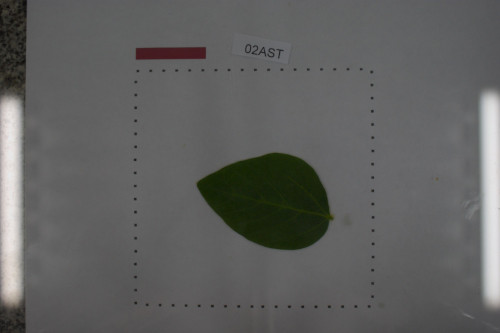
#> input picture antes.jpg, 500 x 333 px
$ python calcula_area_folha.py
#> lines starting #> are read from the running program, lines starting #| are printed output that depends on the picture; after the words box and inside, x2 and y2 are one past the last pixel; in counts of white or black regions, pixels touching at a corner belong together
# Script para cálculo de área foliar com calibração automática
# Calcula área antes/depois da herbivoria usando barra vermelha de 5cm como referência

import cv2          # Processamento de imagens
import numpy as np   # Arrays e cálculos matemáticos
import matplotlib.pyplot as plt # Visualização
import os           # Sistema de arquivos
import sys          # Controle do programa
import csv          # Relatórios CSV

# Configurações
LARGURA_BARRA_CM = 5.0 # Largura real da barra vermelha (5cm)
FORCAR_LARGURA_PX = 0  # 0 = detecção automática, >0 = valor fixo

def ler_imagens(caminho: str):
    """Carrega imagem e converte BGR->RGB para visualização"""
#> called with caminho = 'antes.jpg'
    img_bgr = cv2.imread(caminho)
#> img_bgr is the input picture: shape (333, 500, 3); mean B, G, R 95.4, 96.6, 96.3
    if img_bgr is None:
        raise FileNotFoundError(f"Não encontrei '{caminho}'.")
    img_rgb = cv2.cvtColor(img_bgr, cv2.COLOR_BGR2RGB)
    return img_bgr, img_rgb

def processar_imagem(caminho: str,
                     largura_barra_cm: float = LARGURA_BARRA_CM,
                     forcar_largura_px: int = FORCAR_LARGURA_PX,
                     mostrar_figuras: bool = True):
    """Processa imagem e calcula área da folha. Retorna (area_px, area_cm2, largura_barra_px)"""

    # Carregar imagem e converter para HSV
    img_bgr, img_rgb = ler_imagens(caminho)
    hsv = cv2.cvtColor(img_bgr, cv2.COLOR_BGR2HSV)
#> hsv: shape (333, 500, 3); mean H, S, V 49.8, 14.4, 97.6

    # Detectar barra vermelha (vermelho está nas duas extremidades do HSV)
    m1 = cv2.inRange(hsv, (0, 80, 60), (10, 255, 255))      # Vermelho claro
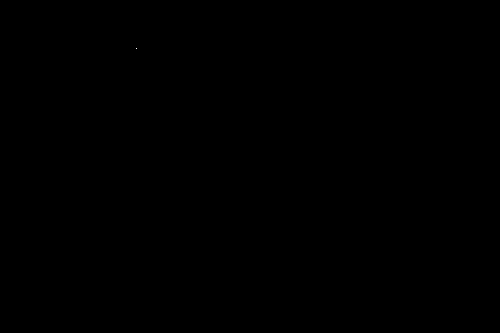
#> m1: shape (333, 500); 0% white in thin lines or dots, all inside (x1, y1, x2, y2) = (136, 48, 137, 49)
    m2 = cv2.inRange(hsv, (170, 80, 60), (179, 255, 255))   # Vermelho escuro
#> m2: shape (333, 500); 0.46% white; 1 white region, box (x1, y1, x2, y2) and area: (136, 48, 206, 59) 767
    mask_red = cv2.bitwise_or(m1, m2)
#> mask_red: shape (333, 500); 0.46% white; 1 white region, box (x1, y1, x2, y2) and area: (136, 48, 206, 59) 768

    # Encontrar contornos e medir barra vermelha
    cnts, _ = cv2.findContours(mask_red, cv2.RETR_EXTERNAL, cv2.CHAIN_APPROX_SIMPLE)
#> cnts = 1 item

    if forcar_largura_px > 0:
        # Usar largura forçada
        LARGURA_BARRA_PX = int(forcar_largura_px)
        x = y = 0
        w = LARGURA_BARRA_PX
        h = 0
    else:
        # Detecção automática
        if not cnts:
            raise RuntimeError("Barra vermelha não encontrada. Ajuste foto/iluminação ou defina FORCAR_LARGURA_PX > 0.")

        c = max(cnts, key=cv2.contourArea)  # Maior contorno = barra vermelha
#> c = [[136, 48], [136, 58], [203, 58], [204, 57], [205, 57], [205, 48]]
        x, y, w, h = cv2.boundingRect(c)
#> x = 136; y = 48; w = 70; h = 11
        LARGURA_BARRA_PX = int(w)
#> LARGURA_BARRA_PX = 70

    # Visualizar barra detectada
    img_barr = img_rgb.copy()
    if w > 0 and h >= 0:
        cv2.rectangle(img_barr, (x,y), (x+w,y+h), (0, 255, 0), 2)
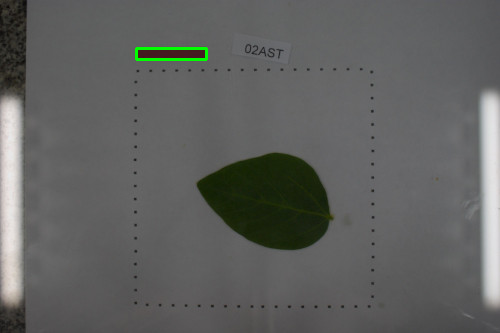
#> img_barr: shape (333, 500, 3); mean R, G, B 96, 97.1, 95.2

    if mostrar_figuras:
        plt.figure(figsize=(6,4))
        plt.title(f"Barra vermelha detectada - {os.path.basename(caminho)}")
        plt.imshow(img_barr)
        plt.axis('off')
        plt.show()

    # Calibrar pixels para mm e segmentar folha
    px_por_mm = LARGURA_BARRA_PX / (largura_barra_cm * 10.0)
#> px_por_mm = 1.4

    # Detectar folha (faixa de verde HSV)
    lower_green = np.array([35, 25, 25], np.uint8)
    upper_green = np.array([85, 255, 255], np.uint8)
    mask_leaf = cv2.inRange(hsv, lower_green, upper_green)
#> mask_leaf: shape (333, 500); 5.8% white; 25 white regions (24 under 20 px), largest, box (x1, y1, x2, y2) and area: (196, 152, 335, 250) 9457

    # Limpeza morfológica da máscara
    k = np.ones((5,5), np.uint8)
    mask_leaf = cv2.morphologyEx(mask_leaf, cv2.MORPH_OPEN, k, iterations=1)   # Remove ruídos
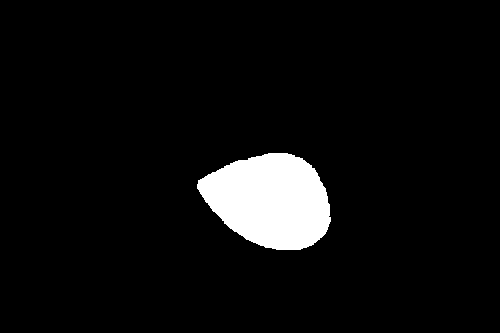
#> mask_leaf: shape (333, 500); 5.7% white; 1 white region, box (x1, y1, x2, y2) and area: (197, 153, 331, 250) 9430
    mask_leaf = cv2.morphologyEx(mask_leaf, cv2.MORPH_CLOSE, k, iterations=1)  # Preenche buracos
#> mask_leaf: shape (333, 500); 5.7% white; 1 white region, box (x1, y1, x2, y2) and area: (197, 153, 331, 250) 9431

    # Calcular área da folha
    area_px = int(np.count_nonzero(mask_leaf))  # Contar pixels brancos
#> area_px = 9431
    area_mm2 = area_px /(px_por_mm ** 2)        # Converter para mm²
#> area_mm2 = 4811.7
    area_cm2 = area_mm2 / 100.0                 # Converter para cm²
#> area_cm2 = 48.12

    # Visualizar folha segmentada
    if mostrar_figuras:
        plt.figure(figsize=(6,4))
        plt.title(f"Folha Segmentada (HSV) - {os.path.basename(caminho)}\nBarra = {LARGURA_BARRA_PX}px ↔ {largura_barra_cm}cm")
        plt.imshow(mask_leaf, cmap='gray')
        plt.axis('off')
        plt.show()

    return area_px, area_cm2, LARGURA_BARRA_PX

def salvar_csv(resultados, caminho_csv="relatorio_area_folha.csv"):
    """Salva resultados em CSV com dados antes/depois e métricas de perda"""
    with open(caminho_csv, "w", newline="", encoding="utf-8") as f:
        w = csv.writer(f)
        w.writerow(["imagem", "area_px", "area_cm2"])
        w.writerow(["antes.jpg", resultados["antes"][0], f"{resultados['antes'][1]:.6f}"])
        w.writerow(["depois.jpg", resultados["depois"][0], f"{resultados['depois'][1]:.6f}"])

        perda_cm2 = max(0.0, resultados["antes"][1] - resultados["depois"][1])
        perda_pct = (perda_cm2 / resultados["antes"][1] * 100.0) if resultados["antes"][1] > 0 else 0.0

        w.writerow(["perda_cm2", "", f"{perda_cm2:.6f}"])
        w.writerow(["perda_percentual", "", f"{perda_pct:.3f}"])

    print(f"\nCSV salvo em: {os.path.abspath(caminho_csv)}")

def main():
    """Executa pipeline completo: processa antes/depois, calcula perda e salva CSV"""

    caminho_antes = "antes.jpg"
    caminho_depois = "depois.jpg"

    # Validar arquivos
    if not os.path.exists(caminho_antes) or not os.path.exists(caminho_depois):
        print("[ERRO] Coloque 'antes.jpg' e 'depois.jpg' na mesma pasta deste script.", file=sys.stderr)
        sys.exit(1)

    # Processar imagens
    print("Processando ANTES...")
    area_px_a, area_cm2_a, wpx_a = processar_imagem(caminho_antes)
#> area_px_a = 9431; area_cm2_a = 48.12; wpx_a = 70

    print("Processando DEPOIS...")
    area_px_d, area_cm2_d, wpx_d = processar_imagem(caminho_depois)
#> call 2 of processar_imagem, with caminho = 'depois.jpg', largura_barra_cm = 5, forcar_largura_px = 0, mostrar_figuras = True
#> call 2 of ler_imagens, with caminho = 'depois.jpg'
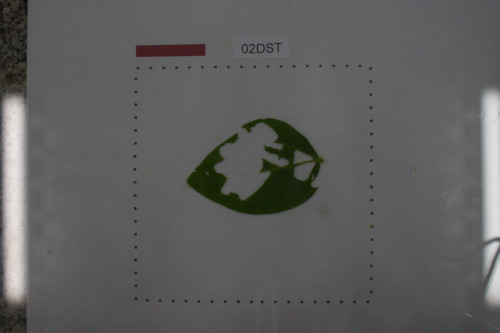
#> input picture depois.jpg, 500 x 333 px
#> in ler_imagens, img_bgr is the input picture: shape (333, 500, 3); mean B, G, R 93.3, 94, 93.9
#> in processar_imagem (call 2), `hsv = cv2.cvtColor(img_bgr, cv2.COLOR_BGR2HSV)`: hsv: shape (333, 500, 3); mean H, S, V 50.7, 11, 95.1
#> in processar_imagem (call 2), `m1 = cv2.inRange(hsv, (0, 80, 60), (10, 255, 255))`: m1: shape (333, 500); 0% white in thin lines or dots, all inside (x1, y1, x2, y2) = (201, 51, 203, 53)
#> in processar_imagem (call 2), `m2 = cv2.inRange(hsv, (170, 80, 60), (179, 255, 255))`:
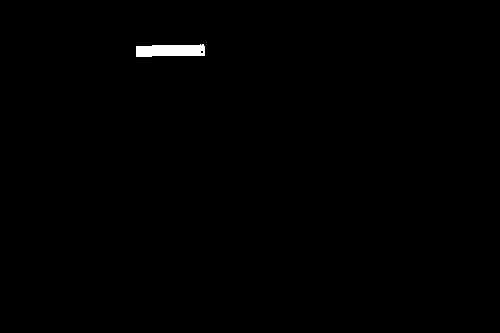
#> m2: shape (333, 500); 0.45% white; 1 white region, box (x1, y1, x2, y2) and area: (136, 44, 205, 57) 757
#> in processar_imagem (call 2), `mask_red = cv2.bitwise_or(m1, m2)`: mask_red: shape (333, 500); 0.46% white; 1 white region
#> in processar_imagem (call 2), `cnts, _ = cv2.findContours(mask_red, cv2.RETR_EXTERNAL, cv2.CHAIN_APPR..`: cnts = 1 contour; box (x1, y1, x2, y2) and area: (136, 44, 205, 57) 682
#> in processar_imagem (call 2), `c = max(cnts, key=cv2.contourArea)`: c = contour of 14 points, box (x1, y1, x2, y2) (136, 44, 205, 57), area 682
#> in processar_imagem (call 2), `x, y, w, h = cv2.boundingRect(c)`: y = 44; w = 69; h = 13
#> in processar_imagem (call 2), `LARGURA_BARRA_PX = int(w)`: LARGURA_BARRA_PX = 69
#> in processar_imagem (call 2), `cv2.rectangle(img_barr, (x,y), (x+w,y+h), (0, 255, 0), 2)`:
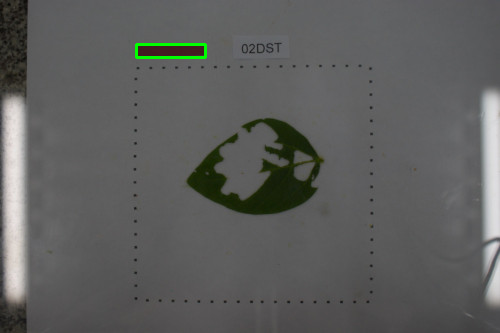
#> img_barr: shape (333, 500, 3); mean R, G, B 93.7, 94.5, 93.1
#> in processar_imagem (call 2), `px_por_mm = LARGURA_BARRA_PX / (largura_barra_cm * 10.0)`: px_por_mm = 1.38
#> in processar_imagem (call 2), `mask_leaf = cv2.inRange(hsv, lower_green, upper_green)`: mask_leaf: shape (333, 500); 3.6% white; 46 white regions (44 under 20 px), largest, box (x1, y1, x2, y2) and area: (184, 117, 325, 215) 5834, (20, 45, 24, 52) 20
#> in processar_imagem (call 2), `mask_leaf = cv2.morphologyEx(mask_leaf, cv2.MORPH_OPEN, k, iterations=1)`:
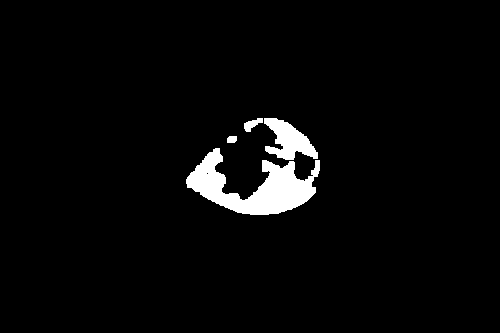
#> mask_leaf: shape (333, 500); 3.4% white; 4 white regions, box (x1, y1, x2, y2) and area: (186, 148, 320, 215) 4147, (264, 118, 318, 160) 1242, (244, 118, 263, 132) 139, (227, 136, 237, 143) 64
#> in processar_imagem (call 2), `mask_leaf = cv2.morphologyEx(mask_leaf, cv2.MORPH_CLOSE, k, iterations..`: mask_leaf: shape (333, 500); 3.4% white; 2 white regions, box (x1, y1, x2, y2) and area: (186, 118, 320, 215) 5624, (227, 136, 237, 143) 64
#> in processar_imagem (call 2), `area_px = int(np.count_nonzero(mask_leaf))`: area_px = 5688
#> in processar_imagem (call 2), `area_mm2 = area_px /(px_por_mm ** 2)`: area_mm2 = 2986.8
#> in processar_imagem (call 2), `area_cm2 = area_mm2 / 100.0`: area_cm2 = 29.87
#> area_px_d = 5688; area_cm2_d = 29.87; wpx_d = 69

    # Calcular perda
    perda_cm2 = max(0.0, area_cm2_a - area_cm2_d)
#> perda_cm2 = 18.25
    perda_pct = (perda_cm2 / area_cm2_a * 100.0) if area_cm2_a > 0 else 0.0
#> perda_pct = 37.93

    # Exibir resultados
    print("\n...::: RESULTADO FINAL :::...")
    print(f"Barra (px) ANTES/DEPOIS: {wpx_a}px / {wpx_d}px  (referência = {LARGURA_BARRA_CM} cm)")
#| Barra (px) ANTES/DEPOIS: 70px / 69px  (referência = 5.0 cm)
    print(f"Área da folha ANTES : {area_px_a}px² -> {area_cm2_a:.2f} cm²")
#| Área da folha ANTES : 9431px² -> 48.12 cm²
    print(f"Área da folha DEPOIS: {area_px_d}px² -> {area_cm2_d:.2f} cm²")
#| Área da folha DEPOIS: 5688px² -> 29.87 cm²
    print(f"Perda por herbivoria : {perda_cm2:.2f} cm² ({perda_pct:.1f}%)")
#| Perda por herbivoria : 18.25 cm² (37.9%)

    # Salvar CSV
    salvar_csv({"antes": (area_px_a, area_cm2_a),
                "depois": (area_px_d, area_cm2_d)})
#> in salvar_csv, `perda_cm2 = max(0.0, resultados["antes"][1] - resultados["depois"][1])`: perda_cm2 = 18.25
#> in salvar_csv, `perda_pct = (perda_cm2 / resultados["antes"][1] * 100.0) if resultados..`: perda_pct = 37.93

if __name__ == "__main__":
    try:
        main()
    except Exception as e:
        print(f"[ERRO] {e}", file=sys.stderr)
        sys.exit(1)
